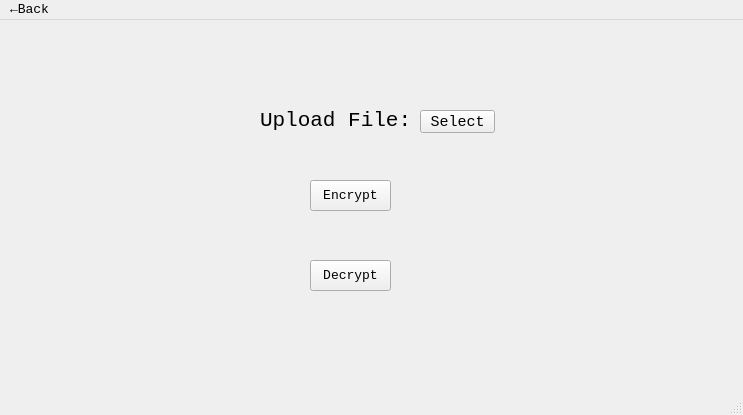
<?xml version="1.0" encoding="UTF-8"?>
<ui version="4.0">
 <class>File</class>
 <widget class="QMainWindow" name="File">
  <property name="geometry">
   <rect>
    <x>0</x>
    <y>0</y>
    <width>743</width>
    <height>415</height>
   </rect>
  </property>
  <property name="font">
   <font>
    <family>Courier New</family>
    <pointsize>10</pointsize>
   </font>
  </property>
  <property name="windowTitle">
   <string>TheCryptosystem-File</string>
  </property>
  <widget class="QWidget" name="centralwidget">
   <widget class="QLabel" name="label">
    <property name="geometry">
     <rect>
      <x>260</x>
      <y>80</y>
      <width>161</width>
      <height>41</height>
     </rect>
    </property>
    <property name="font">
     <font>
      <family>Courier New</family>
      <pointsize>16</pointsize>
     </font>
    </property>
    <property name="toolTip">
     <string>&lt;html&gt;&lt;head/&gt;&lt;body&gt;&lt;p&gt;&lt;span style=&quot; font-size:16pt;&quot;&gt;Upload File&lt;/span&gt;&lt;/p&gt;&lt;/body&gt;&lt;/html&gt;</string>
    </property>
    <property name="text">
     <string>Upload File:</string>
    </property>
   </widget>
   <widget class="QPushButton" name="pushButton">
    <property name="geometry">
     <rect>
      <x>420</x>
      <y>90</y>
      <width>75</width>
      <height>23</height>
     </rect>
    </property>
    <property name="font">
     <font>
      <family>Courier New</family>
      <pointsize>11</pointsize>
     </font>
    </property>
    <property name="text">
     <string>Select</string>
    </property>
    <property name="default">
     <bool>false</bool>
    </property>
    <property name="flat">
     <bool>false</bool>
    </property>
   </widget>
   <widget class="QPushButton" name="pushButton_3">
    <property name="geometry">
     <rect>
      <x>310</x>
      <y>240</y>
      <width>81</width>
      <height>31</height>
     </rect>
    </property>
    <property name="text">
     <string>Decrypt</string>
    </property>
   </widget>
   <widget class="QPushButton" name="pushButton_2">
    <property name="geometry">
     <rect>
      <x>310</x>
      <y>160</y>
      <width>81</width>
      <height>31</height>
     </rect>
    </property>
    <property name="text">
     <string>Encrypt</string>
    </property>
   </widget>
   <widget class="QLabel" name="label_2">
    <property name="geometry">
     <rect>
      <x>220</x>
      <y>80</y>
      <width>31</width>
      <height>31</height>
     </rect>
    </property>
    <property name="text">
     <string/>
    </property>
    <property name="pixmap">
     <pixmap>Sample again/upload.png</pixmap>
    </property>
    <property name="scaledContents">
     <bool>true</bool>
    </property>
   </widget>
  </widget>
  <widget class="QMenuBar" name="menubar">
   <property name="geometry">
    <rect>
     <x>0</x>
     <y>0</y>
     <width>743</width>
     <height>21</height>
    </rect>
   </property>
   <widget class="QMenu" name="menu_Back">
    <property name="title">
     <string>←Back</string>
    </property>
   </widget>
   <addaction name="menu_Back"/>
  </widget>
  <widget class="QStatusBar" name="statusbar"/>
 </widget>
 <resources/>
 <connections/>
</ui>
